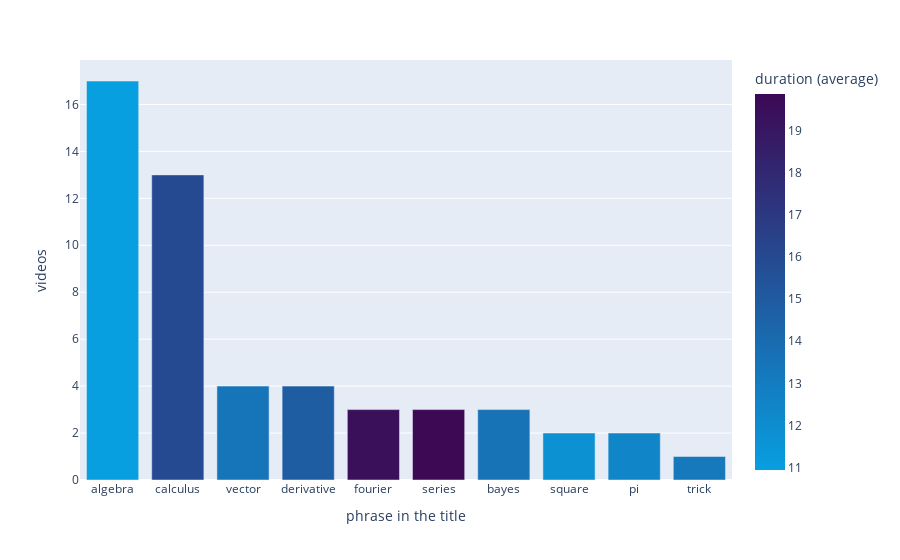

The notebook cell this image was saved under:
### Code cell
df_phrases = df_phrases.sort_values("videos", ascending=False)
df_phrases.plot(x="phrase in the title", 
                y="videos", 
                kind='bar', 
                color='duration (average)', 
                color_continuous_scale=[[0.0, "rgb(7, 159, 224)"],
                                        [1, "rgb(61, 8, 84)"]])

### Figure 1 — Plotly figure (JSON) as saved in the notebook; plotly's stock layout.template omitted (floating-point values rounded to 4 significant figures)
{"data": [{"alignmentgroup": "True", "hovertemplate": "phrase in the title=%{x}<br>videos=%{y}<br>duration (average)=%{marker.color}<extra></extra>", "legendgroup": "", "marker": {"color": [10.94, 15.94, 13.47, 14.85, 19.41, 19.87, 13.6, 11.76, 12.47, 13.22], "coloraxis": "coloraxis"}, "name": "", "offsetgroup": "", "orientation": "v", "showlegend": false, "textposition": "auto", "type": "bar", "x": ["algebra", "calculus", "vector", "derivative", "fourier", "series", "bayes", "square", " pi ", "trick"], "xaxis": "x", "y": [17, 13, 4, 4, 3, 3, 3, 2, 2, 1], "yaxis": "y"}], "layout": {"barmode": "relative", "coloraxis": {"colorbar": {"title": {"text": "duration (average)"}}, "colorscale": [[0, "rgb(7, 159, 224)"], [1, "rgb(61, 8, 84)"]]}, "legend": {"tracegroupgap": 0}, "margin": {"t": 60}, "xaxis": {"anchor": "y", "domain": [0, 1], "title": {"text": "phrase in the title"}}, "yaxis": {"anchor": "x", "domain": [0, 1], "title": {"text": "videos"}}}}
